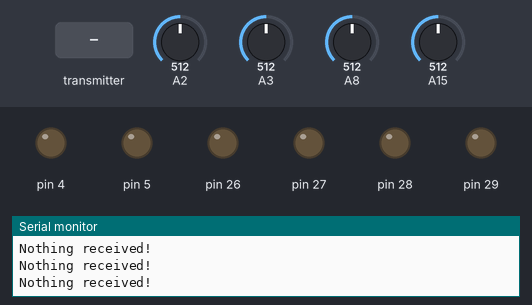
The sketch below on a simulated Arduino Mega 2560, built with avr-gcc and run on an emulated ATmega2560. Shown: output pins drawn as LEDs (lit = HIGH), the last lines printed to the serial monitor. Inputs (shaded band) come from the test bench; at power-on: A15 = 512, A3 = 512, A2 = 512, A8 = 512. No radio packets arrive unless stated.

Above: at 1.2 s.
1.3 s: the transmitter starts sending received_data.0 = 0
At 1.5 s:
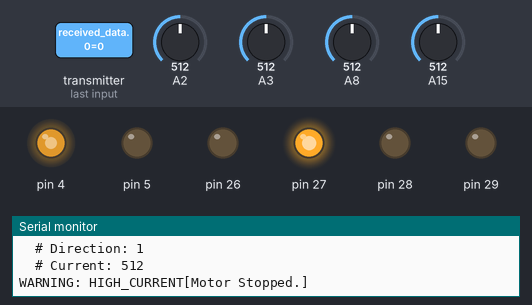
3.0 s: A15 set to 109
6.0 s: A15 set to 89
7.5 s: A3 set to 110
9.0 s: A3 set to 92
10.5 s: A2 set to 104
13.5 s: A2 set to 88
Timing chart, 0 to 16.5 s (numbered marks = the images above; inputs shaded):
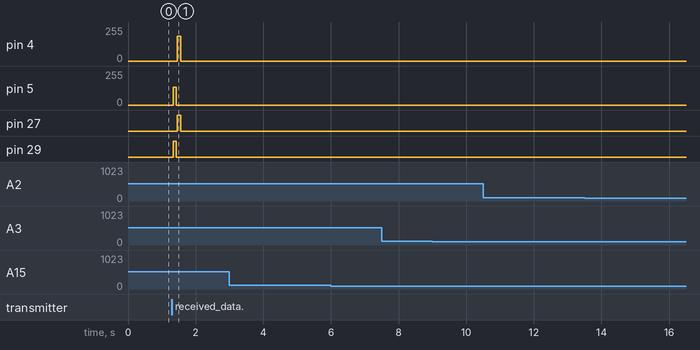

The sketch:

boat_program_spring2018.ino
```cpp
/*
 * boat_program_spring2018.ino
 *   Created: March 2018
 *   Updated: June 6, 2018
 *   Author: Steven, Asis
 *
 * >> Implemented:
 *   1.nrf	2.PID	3. Two rudders
 *
 *   <Final version for Spring2018>
 *    The script uses PID controller to drive two rudders on the
 *    radio-controlled proabot.
 */

#include "Arduino.h"
#include <SPI.h>
#include <RF24.h>
#include <nRF24L01.h>
#include <PID_v1.h>
#include "Rudder.h"
#include "Motor.h"

/* [0] := r1_position, [1] := r2_position,
 * [2] := r1_current_sensing_status, [3] := r2_current_sensing_status
 *  current_sensing_condition can either be 0 or HIGH_CURRENT(=7 defined in
 *  motor.h).
 */
double data_to_send[4] = {0,0, 1,1};

//received_data[0] = r1_setpoint, [1] = r2_setpoint
double received_data[2];

RF24 radio(9,53);  //CE, CSN pins
byte addresses[][6] = {"00001","00002"};
  //names of the two communications(2 directions)

/* construct two rudder objects:
 *   Rudder(position_p, pwm_p, in1_p, in2_p, current_p)
 */
Rudder r1(15,5,28,29,3);
Rudder r2(8,4,26,27,2);

void radioSetup()
{
	//initiate the radio object
	radio.begin();

	/*
	 * Set the transmit power to lowest available to prevent power supply related
	 * If using a higer level, a bypass capacitor across GND and 3.3V should be
	 * used to smooth out the voltage.
	 */
	radio.setPALevel(RF24_PA_MIN);

	//Set the speed of the transmission to the quickest available
	radio.setDataRate(RF24_2MBPS);

	//Use a channel unlikely to be used by Wifi, Microwave ovens etc
	radio.setChannel(124);

	//Open a writing and reading pipe on each radio, with opposite addresses
	radio.openWritingPipe(addresses[0]);
	radio.openReadingPipe(1,addresses[1]);
}

/*
 * OutputLimits and Tunings were chosen for our application only.
 * set_limits(int,int) sets the position limits for the two rudders.
 */
void pidSetup()
{
	r1.pid->SetOutputLimits(-135,135);
	r2.pid->SetOutputLimits(-185,185);
	r1.pid->SetTunings(4,1,2.5);
	r2.pid->SetTunings(4,1,3);
	r1.set_limits(422,610);
	r2.set_limits(279,575);
}

void setup()
{
	Serial.begin(9600);

	radioSetup();
	pidSetup();
}

/*
 * update_data() 1. passes the received setpoints to the two rudder objects.
 * 2. get the positions of the rudders and update the data_to_send array.
 * 3. check current sensing result. If HIGH_CURRENT, update data_to_send
 */
void update_data(){
	r1.update_setpoint(received_data[0]);
	r2.update_setpoint(received_data[1]);
	data_to_send[0] = r1.get_position();
	data_to_send[1] = r2.get_position();
	if (r1.get_stat()==HIGH_CURRENT)
		data_to_send[2] = HIGH_CURRENT;
	if (r2.get_stat() == HIGH_CURRENT)
		data_to_send[3] = HIGH_CURRENT;

}
void operate_rudder(Rudder & r){
	r.update_position();
	r.Compute_and_Drive();
	r.print();
	r.motor->sense_current();
}

void loop()
{
	//start listening to the radio. wait until it receives a signal or timeout
	radio.startListening();
	unsigned long start_wait_time = millis();
	while(!radio.available()){
		if(millis() - start_wait_time > 5){
			Serial.println("Nothing received!");
			return;
		}
	}

	radio.read(&received_data, sizeof(received_data));
	Serial.print("Received: ");
	Serial.print(received_data[0]);
	Serial.print("\t");
	Serial.println(received_data[1]);

	update_data(); //update setpoint and data_to_send

	radio.stopListening();

	operate_rudder(r1);
	operate_rudder(r2);

	//send the rudder positions and current_sensing results
	radio.write(&data_to_send, sizeof(data_to_send));
	Serial.print("Sent: ");
	Serial.println(data_to_send[0]);
}
```

Motor.cpp
```cpp
/*
 * Motor.cpp
 *
 *  Created: January 5, 2018
 *  Updated: June 6, 2018
 *      Author: Steven Hu
 *  >>Project Orthogonal  -Proabot
 *
 */

#include <Arduino.h>
#include "Motor.h"


Motor::Motor(int pwm_p,int in1_p,int in2_p,int current_p)
	:in1_p(in1_p),in2_p(in2_p),pwm_p(pwm_p),direction(STOP), current_p(current_p)
{
  //set up
  pinMode(pwm_p,OUTPUT);
  pinMode(in1_p,OUTPUT);
  pinMode(in2_p,OUTPUT);
  pinMode(current_p,INPUT);
}

void Motor::set_pwm(int pwm){
	if (direction!=HIGH_CURRENT)
		analogWrite(pwm_p,pwm);
}

void Motor::change_to_direct(){
	if(direction!=HIGH_CURRENT){
		  digitalWrite(in1_p,HIGH);
		  digitalWrite(in2_p,LOW);
		  direction = DIRECT;
	}

}

void Motor::change_to_reverse(){
	if (direction!=HIGH_CURRENT){
		digitalWrite(in1_p,LOW);
		digitalWrite(in2_p,HIGH);
		direction = REVERSE;
	}
}

int Motor::get_direction(){
  return direction;
}

void Motor::stop_motor(){
  set_pwm(0);
  digitalWrite(in2_p,LOW);
  digitalWrite(in1_p,LOW);
  direction = STOP;
}

void Motor::sense_current(){
	int current = analogRead(current_p);
	Serial.print("\t# Current: ");
	Serial.println(current);
	if(direction!= HIGH_CURRENT && current>CURRENT_THRESHOLD){
		stop_motor();
		direction = HIGH_CURRENT;
		Serial.println("WARNING: HIGH_CURRENT[Motor Stopped.]");
	}

}

void Motor::ask_reboot()
{
	Serial.println("[R]eboot? ");
	if(Serial.read()=='R')
		direction = STOP;
}
```

Motor.h
```cpp
/*
 * Motor.h
 * 	This class is an implementation of all the methods required
 * 	to control a motor using an L298N H-bridge motor driver.
 * 	>> Please reference "Boat Circuit: H-bridge motor driver"
 * 	    for the circuit diagram.
 *
 *  Created: January 5, 2018
 *  Updated: June 6, 2018
 *      Author: Steven Hu
 *  >>Project Orthogonal  -Proabot
 *
 *  Known Issues:
 *   1. Current sensing values are different for different
 *      motor/H-bridge. A universal current_threshold
 *      is used because the current sensing values we got from
 *      the two motors/H-bridges are similar and a single
 *      threshold works just fine.
 *
 */

#ifndef MOTOR_H
#define MOTOR_H

#define DIRECT 0        // These are the encodings of:
#define REVERSE 1       //  motor direction
#define STOP 5          //  motor status: stop
#define HIGH_CURRENT 7  // motor high current warning

#define CURRENT_THRESHOLD 190    //define the cut off point of current warning
                                 //It is an analog value (0-255). Any value
                                 // bigger than 190 will trigger the safety
                                 // mechanism to kick in.
class Motor {
public:

	/*
	 * constructor:
	 *    pwm_pin number, in1_pin #, in2_pin #, current_sensing # is passed
	 *   in and initialized.
	 *    pwm_p, in1_p, in2_p are set to be OUTPUT, current_p is set to be
	 *   INPUT
	 */
	Motor(int pwm_p, int in1_p, int in2_p, int current_p);

	/*
	 * Note that pwm value is not stored in motor object as knowing the
	 * information doesn't benefit any motor operators. However, rudder
	 * does store an output value which is the pwm value for motor.
	 *
	 * Exception: when motor is in HIGH_CURRENT mode, this method will
	 * not work. ask_reboot() is the only back door to the safety
	 * mechanism.
	 */
	void set_pwm(int pwm);

	/*
	 * change_to_direct and change_to_reverse changes motor directions.
	 * Note that there is no predefined direction of motor. The two
	 * methods only guarantee to give opposite directions. Motors need
	 * to be calibrated and directions has to be defined before using
	 * these two methods.
	 */
	void change_to_direct();
	void change_to_reverse();

	void stop_motor();

	/*
	 * sense_current() checks if the current sensing analog value is
	 * larger than CURRENT_THRESHOLD. if it is, safety mechanism kicks
	 * in and stops the motor and set motor status to HIGH_CURRENT.
	 *
	 * ask_reboot() is the only way to reset the motor after a
	 * HIGH_CURRENT is issued. It monitors serial port until a 'R' is detected.
	 *
	 */
	void sense_current();
	void ask_reboot();

	int get_direction();


private:
  int in1_p;
  int in2_p;
  int pwm_p;
  int direction;
  int current_p;

};

#endif /* MOTOR_MOTOR_H */
```

Rudder.cpp
```cpp
/*
 * Rudder.cpp
 *
 *  Created: January 7, 2018
 *  Update:  June 6, 2018
 *      Author: Steven Hu
 *  >>Project Orthogonal  -Proabot
 *
 */

#include "Rudder.h"
#include <Arduino.h>

#define GOOD 15
#define CURRENT_SENSING_DOWN 20
#define POSITION_SENSING_DOWN 21
#define TOLERATE 8
#define POSITION_LOWER_LIMIT  279   //465    //459
#define POSITION_UPPER_LIMIT  575      //680

/*
 * These values are convenient for testing purposes but in real application
 * pid->SetTunings(double,double,double) is called right after the construction
 * to overide them.
 *
 *
 * Notes for r1 tuning: For our purpose, Kp should be in range(10,15)
 * Kp = 8 is accurate for a long distance, but short distance takes a long time
 * final values for R1: 4/28 Kp = 4, Kd = 3, Ki = 1
 */
double Kp=4, Kd = 3, Ki = 1;


/*
 * setpoint is set to 0 in the code. But 0 is actually not in the range of
 * possible values for the position. This value will be updated to a
 * correct value in the first loop.
 * SampleTime, OutputLimits are two settings that can be customized.
 *
 * > pid->SetOutputLimits(-135,135);
 *     OutputLimits should be well chosen for different rudders(motors)
 *     so a more logical way is to adjust this setting every time a rudder
 *     is constructed.
 *
 * pid has two modes: AUTOMATIC, MANUAL
 *     AUTOMATIC mode is used when we use PID to calculate motor output
 *     MANUAL mode is used when we manually define the output
 *       If we don't switch to MANUAL when we define the output, the PID
 *       formula will give inaccurate output because of the wrong assumption
 *       which is that PID's output is being used. More information on this
 *       issue can be found:
 *       http://brettbeauregard.com/blog/2011/04/improving-the-beginners-pid-introduction/
 *
 * motor and pid are dynamically allocated here. The memory gets freed in ~Rudder()
 */
Rudder::Rudder(int position_p, int pwm_p, int in1_p, int in2_p, int current_p)
	:position_p(position_p), setpoint(0), output(0), position(0),position_lower_limit(200),position_upper_limit(800),
	 motor(new Motor(pwm_p,in1_p,in2_p,current_p)),
	 pid(new PID(&position, &output, &setpoint, Kp,Ki,Kd,DIRECT))

{
	update_position();
	pid->SetSampleTime(1000);
	pid->SetMode(AUTOMATIC);

}

void Rudder::set_limits(int lower, int upper)
{
	position_lower_limit = lower;
	position_upper_limit = upper;
}

/*
 * analog value will not be stable. We could smooth it out
 * by assigning an average value of a consecutive 10 msec. But
 * since we are only checking it every thousand msec, that might
 * not be necessary. Note: delay cannot be used anywhere in the
 * program because it will cause the NRF module to stop working.
 * which essentially stops the program.
 */
void Rudder::update_position(){
	position = analogRead(position_p);
}


void Rudder::update_setpoint(double setpoint_received){
	setpoint = setpoint_received;
}


void Rudder::Compute_and_Drive(){
	int dir = motor->get_direction();
	if (dir==HIGH_CURRENT){
		pid->SetMode(MANUAL);
		output = 0;
		motor->ask_reboot();
	}
	   //compute_and_drive only operates when NOT(HIGH_CURRENT)
	else{
		update_position();
		if (abs(setpoint-position) < TOLERATE){
			motor->stop_motor();
			pid->SetMode(MANUAL);
			output = 0;
		}

		else{
			pid->SetMode(AUTOMATIC);
			pid->Compute(); //output is computed
			if (output<0){
				if(position<position_lower_limit){
					motor->stop_motor();
					pid->SetMode(MANUAL);
					output = 0;
				}
				else{
					motor->change_to_reverse();
					motor->set_pwm(-output);
				}
			}
			else{ //logical error
				if(position>position_upper_limit){
					motor->stop_motor();
					pid->SetMode(MANUAL);
					output = 0;
				}
				else{
					motor->change_to_direct();
					motor->set_pwm(output);
				}
			}
		}
	}
}

void Rudder::print(){
	Serial.print("\tSetpoint: ");
	Serial.println(setpoint);
	Serial.print("\tPosition: ");
	Serial.println(position);
	Serial.print("\tOutput: ");
	Serial.println(output);
	Serial.print("\t# Direction: ");
	Serial.println(motor->get_direction());
	// current_sensing is printed inside it's method. It should be called right after this so that you can see which current it's showing. Read issues for more detail.
}

int Rudder::get_position(){
	return position;
}

int Rudder::get_output(){
  return output;
}

int Rudder::get_stat(){
	return motor->get_direction();
}


Rudder::~Rudder() {
	delete motor;
	delete pid;
}
```

Rudder.h
```cpp
/*
 * Rudder.h
 *	 Rudder class gives an implementation of all the methods required to control
 *	a motor-controlled rudder. The rudder can be operated by PID controller.
 *
 *  Created: January 7, 2018
 *  Update: June 6, 2018
 *      Author: Steven Hu
 *  >>Project Orthogonal  -Proabot
 *
 *	Include classes:
 *	   "Motor.h"  --Steven Hu
 *	   <PID_v1.h> --br3ttb
 *	      http://brettbeauregard.com/blog/2011/04/improving-the-beginners-pid-introduction/
 *
 *  Known Issues:
 *    1. position is given a voltage value which is not idea for display, should
 *       add a mapping function to return degrees. However, analog values for
 *       different potentiometers are different and the values vary from time to
 *       time so it does raise problems in the testing stage.
 *    2. If NRF24 doesn't receive anything, it will slow the whole system down.
 *    3. motor and pid should be private. making them public gives access allows
 *       outside code to fail the whole system. but it's difficult to calibrate and
 *  	 experiment things with those two being private. They will stay public for
 *  	 testing purposes.
 *    4. Running two rudders under the current setting (SampleTime, double, parameters)
 *       works fine. It still remains a question if the Mega can handle more objects
 *       of this class run simultaneously.
 */

#ifndef RUDDER_H
#define RUDDER_H

#include "Motor.h"
#include <PID_v1.h>

class Rudder {
private:
    int position_p;
    double setpoint; //the rudder position commanded by the controller
    double output;   // pwm value for motor
    double position; // current position(angle) of the rudder
    int position_lower_limit;  //position limits of rudder
    int position_upper_limit;
public:
    /*
     * Constructor initializes all the pin numbers. These pins are all
     * used to control to motor. a circuit diagram is shown in the
     * documentation.
     *
     */

	Rudder (int position_pin, int pwm_p, int in1_p, int in2_p, int current_p);

	void set_limits(int lower, int upper);
	int choose_direction();

	/*
	 * update_setpoint(double) is called after setpoint is received by the
	 * boat. setpoint should be updated before Compute_and_Drive()
	 */
	void update_setpoint(double setpoint);
	void update_position();

	/*
	 * Compute_and_Drive() calculates the output and operates the motor
	 * using PID controller.
	 *
	 * If the difference between setpoint and position is smaller than
	 * the TOLERATE range (see #define), motor is stopped.
	 *
	 *  POSITION_UPPER_LIMIT gives the analog value range of the motor
	 * potentiometer. Any position (value) that exceeds the range established
	 * by UPPER and LOWER LIMIT will cause the motor to stop.
	 *
	 * HIGH_CURRENT will be given to dir if during the last current
	 * sensing process, a high current is detected. Serial monitor
	 * will give an option to reboot the motor. Otherwise, the motor
	 * will not move under any circumstances.
	 *
	 */
	void Compute_and_Drive();

	/*
	 * get_xxx() methods returns the stored value of different private members.
	 */
	int get_position();
	int get_output();
	int get_stat();

	/*
	 * set_direction(int) is called by Compute_and_Drive() to choose a dir.
	 */
	void set_direction(int direction);

	/*
	 * print() prints all information about the rudder object.
	 */
	void print();

	/*
	 * motor and pid should be kept private (more of it in the known issues part).
	 *   These two points will be initialized to a motor object and a PID object
	 *   at runtime.
	 * destructor makes sure the dynamically allocated motor and pid are freed.
	 */
	~Rudder();
    Motor * motor;
    PID * pid;


};

#endif /* RUDDER_H */
```

Measured:
- after the input at 1.3 s, pin 4: 0/255 → 185/255 after 0.16 s, → 0/255 0.09 s later; pin 5: 0/255 → 135/255 at once, → 0/255 0.09 s later; pin 27: LOW → HIGH after 0.16 s, → LOW 0.09 s later; pin 29: LOW → HIGH at once, → LOW 0.09 s later
